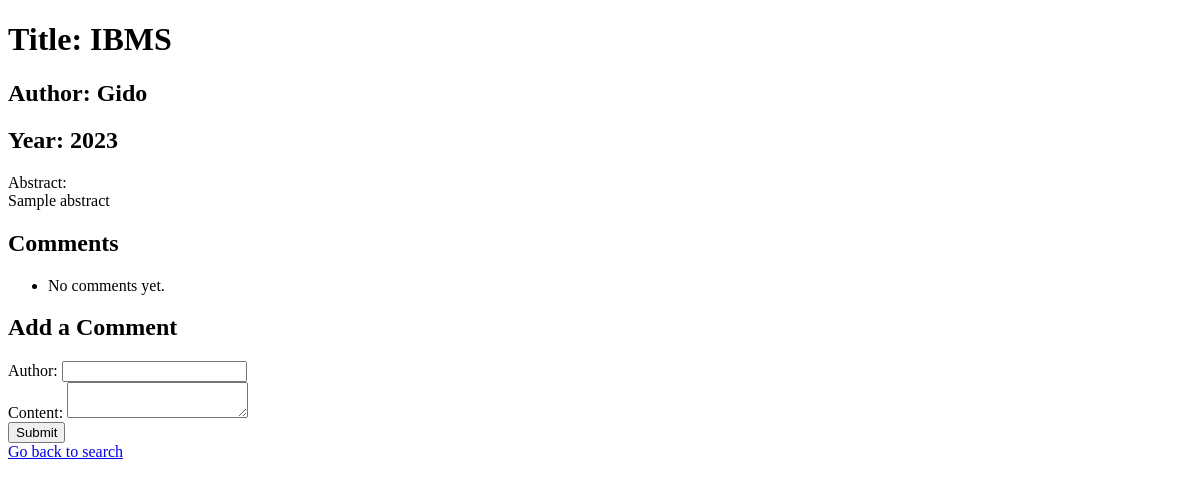
Before: /thesis/1/comment/ with the older database file.
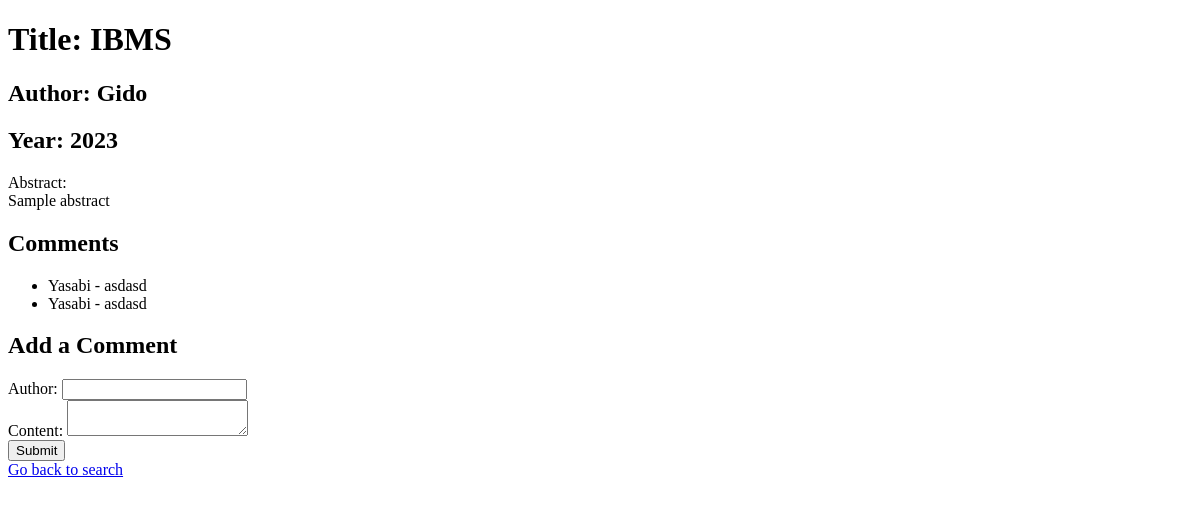
After: the same page with the newer database file.
### ThesisSearch/models.py (models this page shows, shortened)
class Comment(models.Model):
    thesis = models.ForeignKey(Thesis, on_delete=models.CASCADE, related_name='comments')
    author = models.CharField(max_length=100)
    content = models.TextField()
    created_at = models.DateTimeField(auto_now_add=True)

### ThesisSearch/views.py (the view)
# urls.py: path('thesis/<int:thesis_id>/comment/', views.add_comment, name='add_comment'),
def add_comment(request, thesis_id):
    thesis = get_object_or_404(Thesis, id=thesis_id)
    if request.method == 'POST':
        author = request.POST.get('author')
        content = request.POST.get('content')
        comment = Comment(thesis=thesis, author=author, content=content)
        comment.save()
    return render(request, 'thesis_detail.html', {'thesis': thesis})

### ThesisSearch/templates/thesis_detail.html (shortened to what this page needs)
<!DOCTYPE html>
<html>
<head>
</head>
<body>
    <h1>Title: {{ thesis.title }}</h1>
    <h2>Author: {{ thesis.author }}</h2>
    <h2>Year: {{ thesis.year_published }}</h2>
    <p>Abstract: <br>{{ thesis.abstract }}</p>
    <h2>Comments</h2>
    <ul>
        {% for comment in thesis.comments.all %}
            <li>{{ comment.author }} - {{ comment.content }}</li>
        {% empty %}
            <li>No comments yet.</li>
        {% endfor %}
    </ul>
    <h2>Add a Comment</h2>
    <form method="post" action="{% url 'add_comment' thesis.id %}">
        <label for="author">Author:</label>
        <input type="text" id="author" name="author" required><br>
        <label for="content">Content:</label>
        <textarea id="content" name="content" required></textarea><br>
        <button type="submit">Submit</button>
    </form>
    <a href="{% url 'search_thesis' %}">Go back to search</a>
</body>
</html>

Changed rows visible on the page:
added Comment: author "Yasabi", content "asdasd"
added Comment: author "Yasabi", content "asdasd"
Other visible differences:
text no longer shown: "No comments yet."
